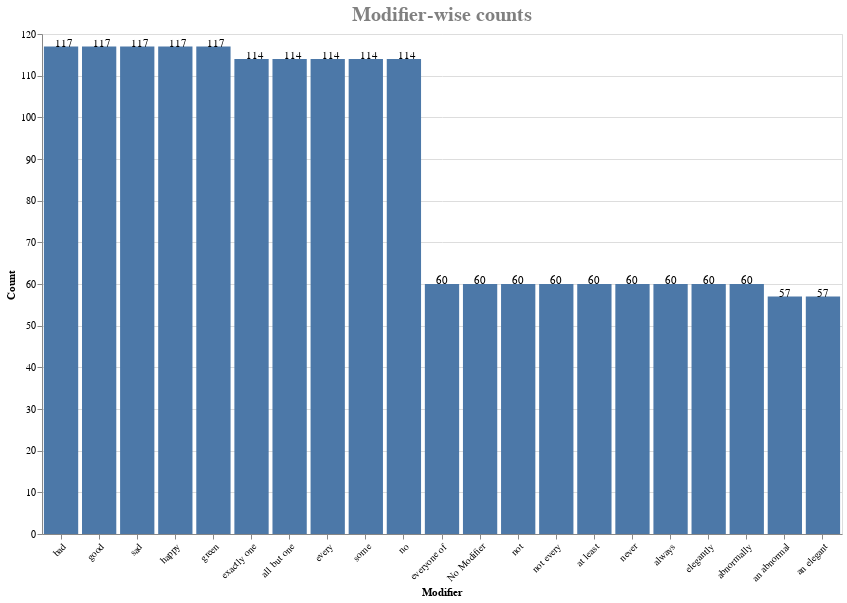

The cell this chart's notebook holds for it:
### Code cell
bars = alt.Chart(mod_counts).mark_bar().encode(
    y=alt.Y("Count:Q"), x=alt.X("Modifier:O", axis=alt.Axis(labelAngle=-45), sort='-y'))

text = bars.mark_text(
    align='left',
    baseline='middle',
    dx=-6,  # Nudges text to right so it doesn't appear on top of the bar
    dy = -3
).encode(
    text='Count:Q'
)

(bars + text).properties(height=500, width=800).properties(
    title='Modifier-wise counts'
).configure_title(
    fontSize=20,
    font='Tahoma',
    anchor='middle',
    color='gray'
)

### Figure 1 — Vega-Lite specification as saved in the notebook (floating-point values rounded to 4 significant figures)
{"config": {"view": {"continuousWidth": 400, "continuousHeight": 300}, "title": {"anchor": "middle", "color": "gray", "font": "Tahoma", "fontSize": 20}}, "layer": [{"mark": "bar", "encoding": {"x": {"axis": {"labelAngle": -45}, "field": "Modifier", "sort": "-y", "type": "ordinal"}, "y": {"field": "Count", "type": "quantitative"}}}, {"mark": {"type": "text", "align": "left", "baseline": "middle", "dx": -6, "dy": -3}, "encoding": {"text": {"field": "Count", "type": "quantitative"}, "x": {"axis": {"labelAngle": -45}, "field": "Modifier", "sort": "-y", "type": "ordinal"}, "y": {"field": "Count", "type": "quantitative"}}}], "data": {"name": "data-3898ece541d425d8ecaf8ca91a8bed0b"}, "height": 500, "title": "Modifier-wise counts", "width": 800, "$schema": "https://vega.github.io/schema/vega-lite/v4.17.0.json", "datasets": {"data-3898ece541d425d8ecaf8ca91a8bed0b": [{"Modifier": "bad", "Count": 117}, {"Modifier": "good", "Count": 117}, {"Modifier": "sad", "Count": 117}, {"Modifier": "happy", "Count": 117}, {"Modifier": "green", "Count": 117}, {"Modifier": "exactly one", "Count": 114}, {"Modifier": "all but one", "Count": 114}, {"Modifier": "every", "Count": 114}, {"Modifier": "some", "Count": 114}, {"Modifier": "no", "Count": 114}, {"Modifier": "everyone of", "Count": 60}, {"Modifier": "No Modifier", "Count": 60}, {"Modifier": "not", "Count": 60}, {"Modifier": "not every", "Count": 60}, {"Modifier": "at least", "Count": 60}, {"Modifier": "never", "Count": 60}, {"Modifier": "always", "Count": 60}, {"Modifier": "elegantly", "Count": 60}, {"Modifier": "abnormally", "Count": 60}, {"Modifier": "an abnormal", "Count": 57}, {"Modifier": "an elegant", "Count": 57}]}}
